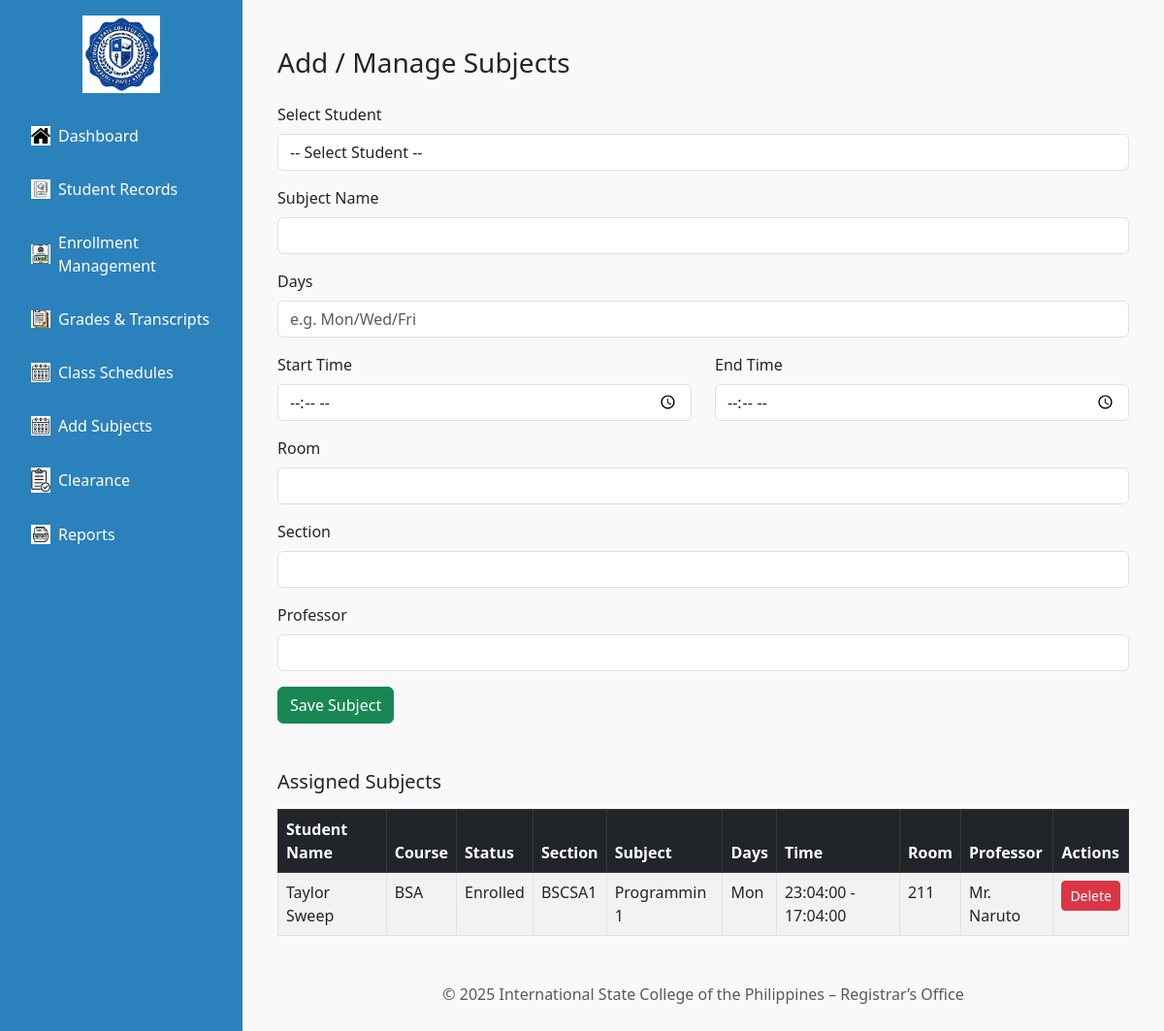
The page /Registrar/registrar.php?page=Add_Subjects on the database as committed earlier.
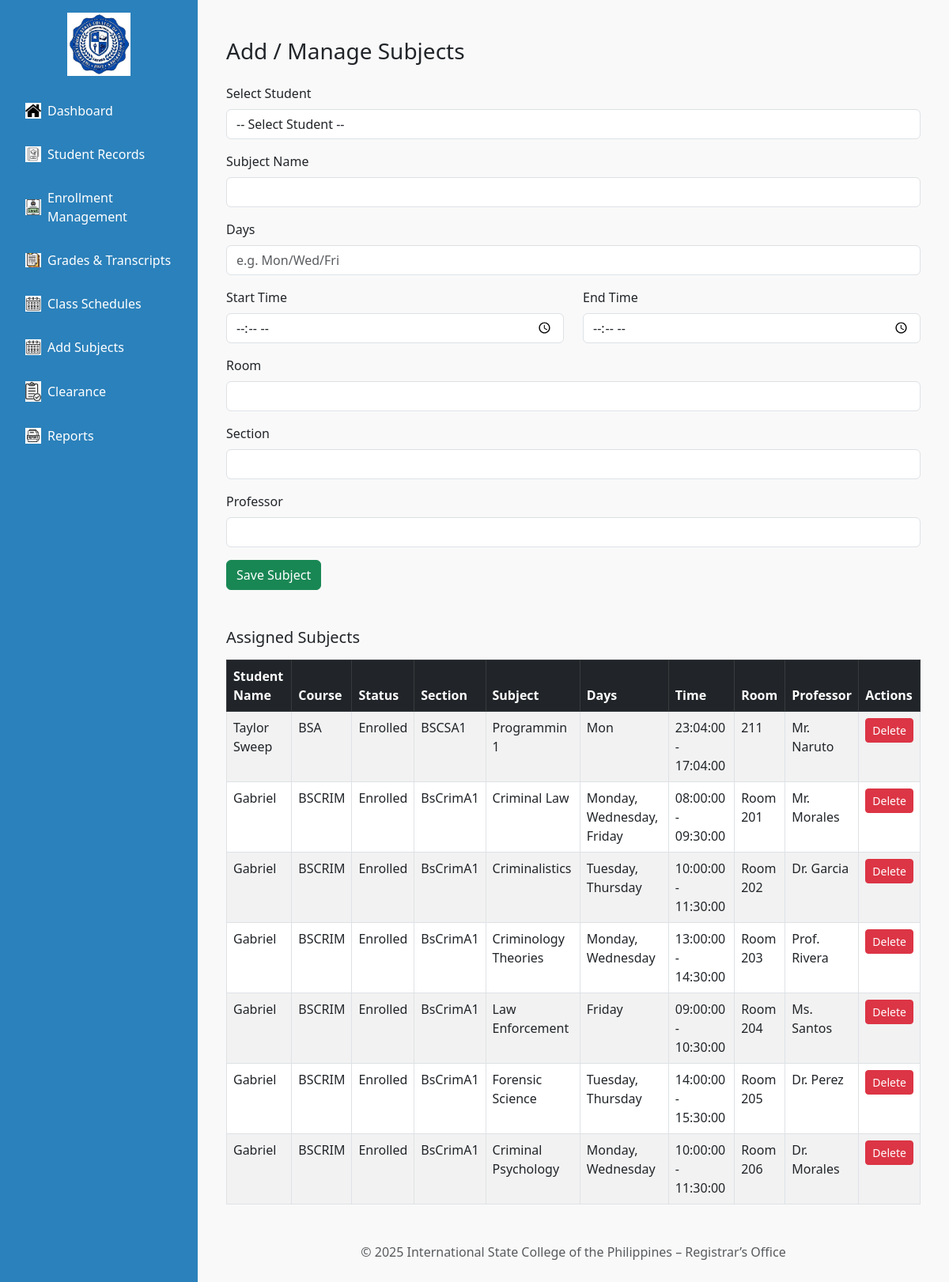
The same page on the database as committed later.
### tables this page shows
CREATE TABLE `student_subjects` (
  `id` int(11) NOT NULL,
  `student_id` int(11) DEFAULT NULL,
  `subject` varchar(100) DEFAULT NULL,
  `days` varchar(50) DEFAULT NULL,
  `start_time` time DEFAULT NULL,
  `end_time` time DEFAULT NULL,
  `room` varchar(50) DEFAULT NULL,
  `section` varchar(255) NOT NULL,
  `teacher` varchar(100) DEFAULT NULL
);

CREATE TABLE `tbladmission_addstudent` (
  `Admission_ID` int(11) NOT NULL,
  `full_name` varchar(255) NOT NULL,
  `birthdate` date NOT NULL,
  `gender` varchar(20) NOT NULL,
  `nationality` varchar(50) NOT NULL,
  `religion` varchar(50) NOT NULL,
  `address` text NOT NULL,
  `province` varchar(100) NOT NULL,
  `zip` varchar(10) NOT NULL,
  `city` varchar(100) NOT NULL,
  `email` varchar(255) NOT NULL,
  `phone` varchar(20) NOT NULL,
  `photo` varchar(255) DEFAULT NULL,
  `fathers_name` varchar(255) NOT NULL,
  `fathers_occupation` varchar(255) NOT NULL,
  `father_contact` varchar(20) NOT NULL,
  `mothers_name` varchar(255) NOT NULL,
  `mothers_occupation` varchar(255) NOT NULL,
  `mother_contact` varchar(20) NOT NULL,
  `guardian_name` varchar(255) NOT NULL,
  `guardian_relationship` varchar(100) NOT NULL,
  `guardian_contact` varchar(20) NOT NULL,
  `applying_grade` varchar(20) NOT NULL,
  `prevschool` varchar(255) NOT NULL,
  `last_grade` varchar(20) NOT NULL,
  `course` varchar(100) NOT NULL,
  `student_type` varchar(50) NOT NULL,
  `confirm` tinyint(1) NOT NULL,
  `signature` varchar(255) DEFAULT NULL,
  `sigdate` date DEFAULT NULL,
  `signature_path` varchar(255) NOT NULL,
  `document_path` varchar(255) NOT NULL,
  `document_name` varchar(255) NOT NULL,
  `status` varchar(255) DEFAULT 'Pending'
);

### Registrar/pages/Add_Subjects.php (the view, shortened to what this page needs)
<?php include '../connect.php'; ?>
<!DOCTYPE html>
<html lang="en">
<head>
    <link href="https://cdn.jsdelivr.net/npm/bootstrap@5.3.0/dist/css/bootstrap.min.css" rel="stylesheet">
</head>
<body>
<div class="container mt-4">
    <h3 class="mb-4">Add / Manage Subjects</h3>
    <form method="post" action="">
        <div class="mb-3">
            <label for="student_id" class="form-label">Select Student</label>
            <select name="student_id" id="student_id" class="form-control" required>
                <option value="">-- Select Student --</option>
            </select>
        </div>
        <div class="mb-3">
            <label class="form-label">Subject Name</label>
            <input type="text" name="subject" class="form-control" required>
        </div>
        <div class="mb-3">
            <label class="form-label">Days</label>
            <input type="text" name="days" class="form-control" placeholder="e.g. Mon/Wed/Fri" required>
        </div>
        <div class="row">
            <div class="col-md-6 mb-3">
                <label class="form-label">Start Time</label>
                <input type="time" name="start_time" class="form-control" required>
            </div>
            <div class="col-md-6 mb-3">
                <label class="form-label">End Time</label>
                <input type="time" name="end_time" class="form-control" required>
            </div>
        </div>
        <div class="mb-3">
            <label class="form-label">Room</label>
            <input type="text" name="room" class="form-control" required>
        </div>
        <div class="mb-3">
            <label class="form-label">Section</label>
            <input type="text" name="section" class="form-control" required>
        </div>
        <div class="mb-3">
            <label class="form-label">Professor</label>
            <input type="text" name="teacher" class="form-control" required>
        </div>
        <button type="submit" name="save_subject" class="btn btn-success">Save Subject</button>
    </form>
    <h5 class="mt-5">Assigned Subjects</h5>
    <table class="table table-bordered table-striped mt-3">
        <thead class="table-dark">
        <tr>
            <th>Student Name</th>
            <th>Course</th>
            <th>Status</th>
            <th>Section</th>
            <th>Subject</th>
            <th>Days</th>
            <th>Time</th>
            <th>Room</th>
            <th>Professor</th>
            <th>Actions</th>
        </tr>
        </thead>
        <tbody>
        <?php
        $res = $conn->query("SELECT ss.*, s.full_name, s.course, s.status
                             FROM student_subjects ss
                             JOIN tbladmission_addstudent s ON ss.student_id = s.Admission_ID");
        while ($row = $res->fetch_assoc()):
        ?>
            <tr>
                <td><?= htmlspecialchars($row['full_name']); ?></td>
                <td><?= htmlspecialchars($row['course']); ?></td>
                <td><?= htmlspecialchars($row['status']); ?></td>
                <td><?= htmlspecialchars($row['section']); ?></td>
                <td><?= htmlspecialchars($row['subject']); ?></td>
                <td><?= htmlspecialchars($row['days']); ?></td>
                <td><?= $row['start_time'] . " - " . $row['end_time']; ?></td>
                <td><?= htmlspecialchars($row['room']); ?></td>
                <td><?= htmlspecialchars($row['teacher']); ?></td>
                <td>
                <a href="registrar.php?page=Add_Subjects&delete_id=<?= $row['id']; ?>" class="btn btn-sm btn-danger" onclick="return confirm('Delete this subject?');">Delete</a>
                </td>
            </tr>
        <?php endwhile; ?>
        </tbody>
    </table>
</div>
</body>
</html>

Rows that differ between the two databases and show on the page:
added student_subjects: student.full_name "Gabriel", student.course "BSCRIM", student.status "Enrolled", section "BsCrimA1", subject "Criminal Law", days "Monday, Wednesday, Friday", start_time "08:00:00", end_time "09:30:00", room "Room 201", teacher "Mr. Morales"
added student_subjects: student.full_name "Gabriel", student.course "BSCRIM", student.status "Enrolled", section "BsCrimA1", subject "Criminalistics", days "Tuesday, Thursday", start_time "10:00:00", end_time "11:30:00", room "Room 202", teacher "Dr. Garcia"
added student_subjects: student.full_name "Gabriel", student.course "BSCRIM", student.status "Enrolled", section "BsCrimA1", subject "Criminology Theories", days "Monday, Wednesday", start_time "13:00:00", end_time "14:30:00", room "Room 203", teacher "Prof. Rivera"
added student_subjects: student.full_name "Gabriel", student.course "BSCRIM", student.status "Enrolled", section "BsCrimA1", subject "Law Enforcement", days "Friday", start_time "09:00:00", end_time "10:30:00", room "Room 204", teacher "Ms. Santos"
added student_subjects: student.full_name "Gabriel", student.course "BSCRIM", student.status "Enrolled", section "BsCrimA1", subject "Forensic Science", days "Tuesday, Thursday", start_time "14:00:00", end_time "15:30:00", room "Room 205", teacher "Dr. Perez"
added student_subjects: student.full_name "Gabriel", student.course "BSCRIM", student.status "Enrolled", section "BsCrimA1", subject "Criminal Psychology", days "Monday, Wednesday", start_time "10:00:00", end_time "11:30:00", room "Room 206", teacher "Dr. Morales"
